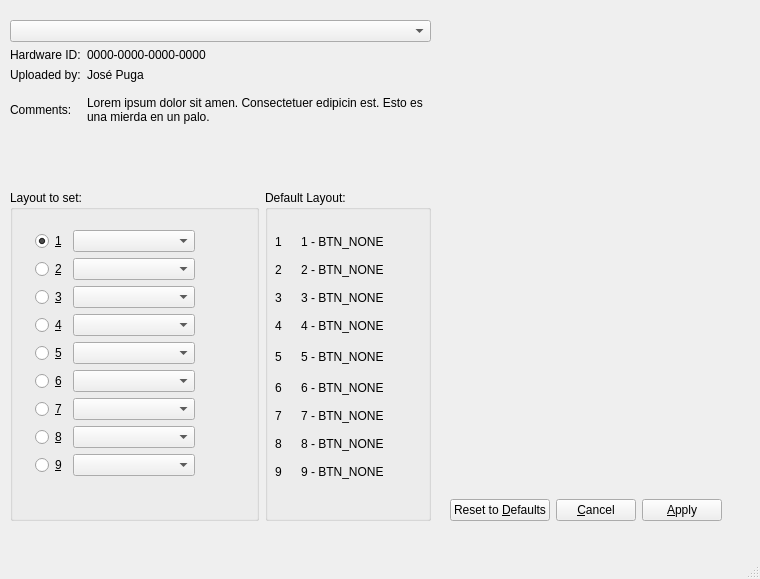
<?xml version="1.0" encoding="UTF-8"?>
<ui version="4.0">
 <class>MainWindow</class>
 <widget class="QMainWindow" name="MainWindow">
  <property name="geometry">
   <rect>
    <x>0</x>
    <y>0</y>
    <width>760</width>
    <height>579</height>
   </rect>
  </property>
  <property name="sizePolicy">
   <sizepolicy hsizetype="Ignored" vsizetype="Ignored">
    <horstretch>0</horstretch>
    <verstretch>0</verstretch>
   </sizepolicy>
  </property>
  <property name="windowTitle">
   <string>MainWindow</string>
  </property>
  <widget class="QWidget" name="centralwidget">
   <widget class="QWidget" name="horizontalLayoutWidget_2">
    <property name="geometry">
     <rect>
      <x>10</x>
      <y>20</y>
      <width>421</width>
      <height>151</height>
     </rect>
    </property>
    <layout class="QHBoxLayout" name="horizontalLayoutInfo">
     <item>
      <layout class="QVBoxLayout" name="verticalLayout_2">
       <item>
        <widget class="QComboBox" name="comboBoxName"/>
       </item>
       <item>
        <layout class="QGridLayout" name="gridLayout_3" rowstretch="0,0,1,0" columnstretch="0,2">
         <property name="rightMargin">
          <number>5</number>
         </property>
         <item row="2" column="0">
          <widget class="QLabel" name="labelComments">
           <property name="text">
            <string>Comments:</string>
           </property>
          </widget>
         </item>
         <item row="0" column="0">
          <widget class="QLabel" name="labelId">
           <property name="text">
            <string>Hardware ID:</string>
           </property>
          </widget>
         </item>
         <item row="0" column="1">
          <widget class="QLabel" name="labelIdVal">
           <property name="text">
            <string>0000-0000-0000-0000</string>
           </property>
          </widget>
         </item>
         <item row="1" column="1">
          <widget class="QLabel" name="labelUploadedByVal">
           <property name="text">
            <string>José Puga</string>
           </property>
          </widget>
         </item>
         <item row="1" column="0">
          <widget class="QLabel" name="labelUploadedBy">
           <property name="text">
            <string>Uploaded by:</string>
           </property>
          </widget>
         </item>
         <item row="3" column="0">
          <spacer name="verticalSpacer">
           <property name="orientation">
            <enum>Qt::Vertical</enum>
           </property>
           <property name="sizeHint" stdset="0">
            <size>
             <width>20</width>
             <height>40</height>
            </size>
           </property>
          </spacer>
         </item>
         <item row="2" column="1">
          <widget class="QLabel" name="labelCommentsVal">
           <property name="text">
            <string>Lorem ipsum dolor sit amen. Consectetuer edipicin est. Esto es una mierda en un palo.</string>
           </property>
           <property name="wordWrap">
            <bool>true</bool>
           </property>
          </widget>
         </item>
        </layout>
       </item>
      </layout>
     </item>
    </layout>
   </widget>
   <widget class="QWidget" name="verticalLayoutWidget_3">
    <property name="geometry">
     <rect>
      <x>450</x>
      <y>20</y>
      <width>331</width>
      <height>501</height>
     </rect>
    </property>
    <layout class="QVBoxLayout" name="verticalLayoutImage">
     <item>
      <layout class="QHBoxLayout" name="horizontalLayout_2">
       <item>
        <spacer name="horizontalSpacer_3">
         <property name="orientation">
          <enum>Qt::Horizontal</enum>
         </property>
         <property name="sizeHint" stdset="0">
          <size>
           <width>40</width>
           <height>20</height>
          </size>
         </property>
        </spacer>
       </item>
       <item>
        <widget class="QLabel" name="labelImage">
         <property name="sizePolicy">
          <sizepolicy hsizetype="Fixed" vsizetype="Fixed">
           <horstretch>0</horstretch>
           <verstretch>0</verstretch>
          </sizepolicy>
         </property>
         <property name="minimumSize">
          <size>
           <width>256</width>
           <height>340</height>
          </size>
         </property>
         <property name="maximumSize">
          <size>
           <width>256</width>
           <height>340</height>
          </size>
         </property>
         <property name="text">
          <string/>
         </property>
         <property name="pixmap">
          <pixmap>images/test3.png</pixmap>
         </property>
         <property name="alignment">
          <set>Qt::AlignCenter</set>
         </property>
        </widget>
       </item>
       <item>
        <spacer name="horizontalSpacer_4">
         <property name="orientation">
          <enum>Qt::Horizontal</enum>
         </property>
         <property name="sizeHint" stdset="0">
          <size>
           <width>40</width>
           <height>20</height>
          </size>
         </property>
        </spacer>
       </item>
      </layout>
     </item>
     <item>
      <spacer name="verticalSpacer_3">
       <property name="orientation">
        <enum>Qt::Vertical</enum>
       </property>
       <property name="sizeHint" stdset="0">
        <size>
         <width>20</width>
         <height>40</height>
        </size>
       </property>
      </spacer>
     </item>
     <item>
      <layout class="QHBoxLayout" name="horizontalLayout">
       <item>
        <widget class="QPushButton" name="pushButtonSetDefaults">
         <property name="text">
          <string>Reset to &amp;Defaults</string>
         </property>
        </widget>
       </item>
       <item>
        <widget class="QPushButton" name="pushButtonCancel">
         <property name="text">
          <string>&amp;Cancel</string>
         </property>
        </widget>
       </item>
       <item>
        <widget class="QPushButton" name="pushButtonApply">
         <property name="text">
          <string>&amp;Apply</string>
         </property>
        </widget>
       </item>
       <item>
        <spacer name="horizontalSpacer">
         <property name="orientation">
          <enum>Qt::Horizontal</enum>
         </property>
         <property name="sizeHint" stdset="0">
          <size>
           <width>40</width>
           <height>20</height>
          </size>
         </property>
        </spacer>
       </item>
      </layout>
     </item>
    </layout>
   </widget>
   <widget class="QWidget" name="horizontalLayoutWidget">
    <property name="geometry">
     <rect>
      <x>10</x>
      <y>190</y>
      <width>421</width>
      <height>331</height>
     </rect>
    </property>
    <layout class="QHBoxLayout" name="horizontalLayoutButtons" stretch="3,2">
     <item>
      <widget class="QGroupBox" name="groupBoxCurrentLayout">
       <property name="title">
        <string>Layout to set:</string>
       </property>
       <widget class="QWidget" name="layoutWidget">
        <property name="geometry">
         <rect>
          <x>10</x>
          <y>30</y>
          <width>175</width>
          <height>362</height>
         </rect>
        </property>
        <layout class="QGridLayout" name="gridLayout_2" columnstretch="0,3">
         <property name="sizeConstraint">
          <enum>QLayout::SetMaximumSize</enum>
         </property>
         <property name="leftMargin">
          <number>15</number>
         </property>
         <property name="topMargin">
          <number>10</number>
         </property>
         <item row="8" column="0">
          <widget class="QRadioButton" name="radioButtonBtn9">
           <property name="text">
            <string>&amp;9</string>
           </property>
           <attribute name="buttonGroup">
            <string notr="true">buttonGroup</string>
           </attribute>
          </widget>
         </item>
         <item row="8" column="1">
          <widget class="QComboBox" name="comboBoxBtn9"/>
         </item>
         <item row="6" column="1">
          <widget class="QComboBox" name="comboBoxBtn7"/>
         </item>
         <item row="3" column="1">
          <widget class="QComboBox" name="comboBoxBtn4"/>
         </item>
         <item row="2" column="1">
          <widget class="QComboBox" name="comboBoxBtn3"/>
         </item>
         <item row="7" column="1">
          <widget class="QComboBox" name="comboBoxBtn8"/>
         </item>
         <item row="7" column="0">
          <widget class="QRadioButton" name="radioButtonBtn8">
           <property name="text">
            <string>&amp;8</string>
           </property>
           <attribute name="buttonGroup">
            <string notr="true">buttonGroup</string>
           </attribute>
          </widget>
         </item>
         <item row="3" column="0">
          <widget class="QRadioButton" name="radioButtonBtn4">
           <property name="text">
            <string>&amp;4</string>
           </property>
           <attribute name="buttonGroup">
            <string notr="true">buttonGroup</string>
           </attribute>
          </widget>
         </item>
         <item row="5" column="1">
          <widget class="QComboBox" name="comboBoxBtn6"/>
         </item>
         <item row="0" column="1">
          <widget class="QComboBox" name="comboBoxBtn1"/>
         </item>
         <item row="0" column="0">
          <widget class="QRadioButton" name="radioButtonBtn1">
           <property name="text">
            <string>&amp;1</string>
           </property>
           <property name="checked">
            <bool>true</bool>
           </property>
           <attribute name="buttonGroup">
            <string notr="true">buttonGroup</string>
           </attribute>
          </widget>
         </item>
         <item row="4" column="1">
          <widget class="QComboBox" name="comboBoxBtn5"/>
         </item>
         <item row="4" column="0">
          <widget class="QRadioButton" name="radioButtonBtn5">
           <property name="text">
            <string>&amp;5</string>
           </property>
           <attribute name="buttonGroup">
            <string notr="true">buttonGroup</string>
           </attribute>
          </widget>
         </item>
         <item row="2" column="0">
          <widget class="QRadioButton" name="radioButtonBtn3">
           <property name="text">
            <string>&amp;3</string>
           </property>
           <attribute name="buttonGroup">
            <string notr="true">buttonGroup</string>
           </attribute>
          </widget>
         </item>
         <item row="1" column="1">
          <widget class="QComboBox" name="comboBoxBtn2"/>
         </item>
         <item row="1" column="0">
          <widget class="QRadioButton" name="radioButtonBtn2">
           <property name="text">
            <string>&amp;2</string>
           </property>
           <attribute name="buttonGroup">
            <string notr="true">buttonGroup</string>
           </attribute>
          </widget>
         </item>
         <item row="6" column="0">
          <widget class="QRadioButton" name="radioButtonBtn7">
           <property name="text">
            <string>&amp;7</string>
           </property>
           <property name="checkable">
            <bool>true</bool>
           </property>
           <attribute name="buttonGroup">
            <string notr="true">buttonGroup</string>
           </attribute>
          </widget>
         </item>
         <item row="5" column="0">
          <widget class="QRadioButton" name="radioButtonBtn6">
           <property name="text">
            <string>&amp;6</string>
           </property>
           <attribute name="buttonGroup">
            <string notr="true">buttonGroup</string>
           </attribute>
          </widget>
         </item>
         <item row="9" column="1">
          <spacer name="verticalSpacer_4">
           <property name="orientation">
            <enum>Qt::Vertical</enum>
           </property>
           <property name="sizeHint" stdset="0">
            <size>
             <width>20</width>
             <height>40</height>
            </size>
           </property>
          </spacer>
         </item>
        </layout>
       </widget>
      </widget>
     </item>
     <item>
      <widget class="QGroupBox" name="groupBoxDefaultLayout">
       <property name="title">
        <string>Default Layout:</string>
       </property>
       <widget class="QWidget" name="gridLayoutWidget_2">
        <property name="geometry">
         <rect>
          <x>10</x>
          <y>30</y>
          <width>160</width>
          <height>367</height>
         </rect>
        </property>
        <layout class="QGridLayout" name="gridLayout">
         <property name="topMargin">
          <number>15</number>
         </property>
         <property name="verticalSpacing">
          <number>14</number>
         </property>
         <item row="2" column="1">
          <widget class="QLabel" name="labelDefault3">
           <property name="text">
            <string>3 - BTN_NONE</string>
           </property>
          </widget>
         </item>
         <item row="5" column="0">
          <widget class="QLabel" name="label_6">
           <property name="text">
            <string>6</string>
           </property>
          </widget>
         </item>
         <item row="6" column="1">
          <widget class="QLabel" name="labelDefault7">
           <property name="text">
            <string>7 - BTN_NONE</string>
           </property>
          </widget>
         </item>
         <item row="8" column="0">
          <widget class="QLabel" name="label_9">
           <property name="text">
            <string>9</string>
           </property>
          </widget>
         </item>
         <item row="6" column="0">
          <widget class="QLabel" name="label_7">
           <property name="text">
            <string>7</string>
           </property>
          </widget>
         </item>
         <item row="8" column="1">
          <widget class="QLabel" name="labelDefault9">
           <property name="text">
            <string>9 - BTN_NONE</string>
           </property>
          </widget>
         </item>
         <item row="4" column="2">
          <spacer name="horizontalSpacer_2">
           <property name="orientation">
            <enum>Qt::Horizontal</enum>
           </property>
           <property name="sizeHint" stdset="0">
            <size>
             <width>40</width>
             <height>20</height>
            </size>
           </property>
          </spacer>
         </item>
         <item row="1" column="1">
          <widget class="QLabel" name="labelDefault2">
           <property name="text">
            <string>2 - BTN_NONE</string>
           </property>
          </widget>
         </item>
         <item row="1" column="0">
          <widget class="QLabel" name="label_2">
           <property name="text">
            <string>2</string>
           </property>
          </widget>
         </item>
         <item row="5" column="1">
          <widget class="QLabel" name="labelDefault6">
           <property name="text">
            <string>6 - BTN_NONE</string>
           </property>
          </widget>
         </item>
         <item row="3" column="0">
          <widget class="QLabel" name="label_4">
           <property name="text">
            <string>4</string>
           </property>
          </widget>
         </item>
         <item row="4" column="1">
          <widget class="QLabel" name="labelDefault5">
           <property name="text">
            <string>5 - BTN_NONE</string>
           </property>
          </widget>
         </item>
         <item row="0" column="0">
          <widget class="QLabel" name="label_1">
           <property name="text">
            <string>1</string>
           </property>
          </widget>
         </item>
         <item row="2" column="0">
          <widget class="QLabel" name="label_3">
           <property name="text">
            <string>3</string>
           </property>
          </widget>
         </item>
         <item row="4" column="0">
          <widget class="QLabel" name="label_5">
           <property name="text">
            <string>5</string>
           </property>
          </widget>
         </item>
         <item row="0" column="1">
          <widget class="QLabel" name="labelDefault1">
           <property name="text">
            <string>1 - BTN_NONE</string>
           </property>
          </widget>
         </item>
         <item row="3" column="1">
          <widget class="QLabel" name="labelDefault4">
           <property name="text">
            <string>4 - BTN_NONE</string>
           </property>
          </widget>
         </item>
         <item row="7" column="1">
          <widget class="QLabel" name="labelDefault8">
           <property name="text">
            <string>8 - BTN_NONE</string>
           </property>
          </widget>
         </item>
         <item row="7" column="0">
          <widget class="QLabel" name="label_8">
           <property name="text">
            <string>8</string>
           </property>
          </widget>
         </item>
         <item row="9" column="1">
          <spacer name="verticalSpacer_2">
           <property name="orientation">
            <enum>Qt::Vertical</enum>
           </property>
           <property name="sizeHint" stdset="0">
            <size>
             <width>20</width>
             <height>40</height>
            </size>
           </property>
          </spacer>
         </item>
         <item row="9" column="0">
          <spacer name="verticalSpacer_5">
           <property name="orientation">
            <enum>Qt::Vertical</enum>
           </property>
           <property name="sizeHint" stdset="0">
            <size>
             <width>20</width>
             <height>40</height>
            </size>
           </property>
          </spacer>
         </item>
        </layout>
       </widget>
      </widget>
     </item>
    </layout>
   </widget>
  </widget>
  <widget class="QMenuBar" name="menubar">
   <property name="geometry">
    <rect>
     <x>0</x>
     <y>0</y>
     <width>760</width>
     <height>29</height>
    </rect>
   </property>
  </widget>
  <widget class="QStatusBar" name="statusbar">
   <property name="enabled">
    <bool>false</bool>
   </property>
  </widget>
 </widget>
 <tabstops>
  <tabstop>comboBoxName</tabstop>
  <tabstop>radioButtonBtn1</tabstop>
  <tabstop>comboBoxBtn1</tabstop>
  <tabstop>radioButtonBtn2</tabstop>
  <tabstop>comboBoxBtn2</tabstop>
  <tabstop>radioButtonBtn3</tabstop>
  <tabstop>comboBoxBtn3</tabstop>
  <tabstop>radioButtonBtn4</tabstop>
  <tabstop>comboBoxBtn4</tabstop>
  <tabstop>radioButtonBtn5</tabstop>
  <tabstop>comboBoxBtn5</tabstop>
  <tabstop>radioButtonBtn6</tabstop>
  <tabstop>comboBoxBtn6</tabstop>
  <tabstop>radioButtonBtn7</tabstop>
  <tabstop>comboBoxBtn7</tabstop>
  <tabstop>radioButtonBtn8</tabstop>
  <tabstop>comboBoxBtn8</tabstop>
  <tabstop>radioButtonBtn9</tabstop>
  <tabstop>comboBoxBtn9</tabstop>
  <tabstop>pushButtonSetDefaults</tabstop>
  <tabstop>pushButtonCancel</tabstop>
  <tabstop>pushButtonApply</tabstop>
 </tabstops>
 <resources/>
 <connections/>
 <buttongroups>
  <buttongroup name="buttonGroup"/>
 </buttongroups>
</ui>
